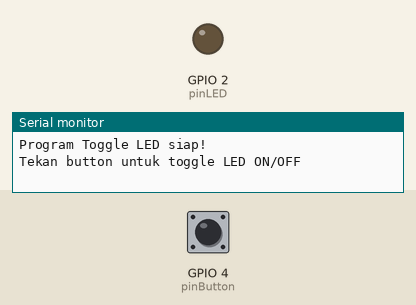
This sketch was run on a simulated ESP32. Shown: output pins drawn as LEDs (lit = HIGH), the last lines printed to the serial monitor. Inputs (shaded band) come from the test bench; at power-on: GPIO 4 (pinButton) HIGH.

Above: at 1.2 s.
1.3 s: GPIO 4 (pinButton) pulled LOW for 0.15 s
At 2.3 s:
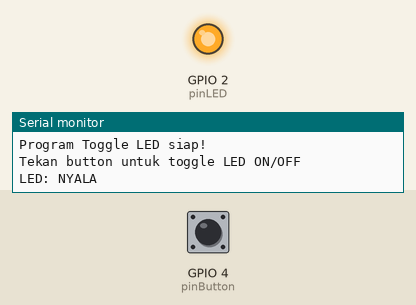
2.9 s: GPIO 4 (pinButton) pulled LOW for 1 s
At 3.7 s:
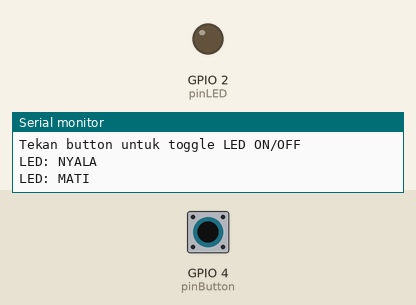
5.4 s: GPIO 4 (pinButton) pulled LOW for 3.2 s
At 6.7 s:
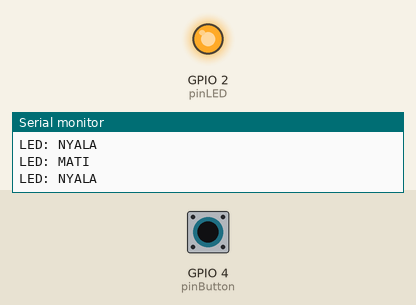
Timing chart, 0 to 8.4 s (numbered marks = the images above; inputs shaded):
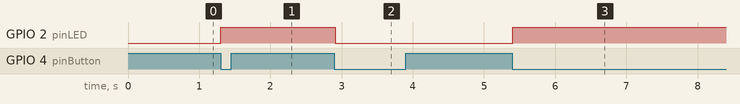

Measured:
- after the input at 1.3 s, GPIO 2 (pinLED): LOW → HIGH at once
- after the input at 2.9 s, GPIO 2 (pinLED): HIGH → LOW at once
- after the input at 5.4 s, GPIO 2 (pinLED): LOW → HIGH at once

The sketch:

kode-03-button-led-toggle.ino
```cpp
/*
  ===================================================================
  PRAKTIKUM 2B: BUTTON TOGGLE LED (ON/OFF)
  ===================================================================

  Deskripsi:
  Setiap kali tombol ditekan, LED akan berganti status (toggle).
  - Tekan 1x: LED nyala
  - Tekan lagi: LED mati
  - Tekan lagi: LED nyala
  - Dan seterusnya...

  Ini mirip saklar lampu rumah biasa (on/off).

  Komponen yang Dibutuhkan:
  - 1x ESP32 Development Board
  - 1x LED (warna bebas)
  - 1x Push Button
  - 1x Resistor 220 ohm (untuk LED)
  - Kabel jumper
  - 1x Breadboard

  Koneksi Rangkaian:
  ESP32 GPIO2 ---> LED (+) ---> Resistor 220Ω ---> ESP32 GND
  ESP32 GPIO4 ---> Push Button ---> ESP32 GND

  Dibuat untuk: Mata Kuliah Bangunan Cerdas
  Instruktur: Anton Prafanto
  ===================================================================
*/

// ===== DEKLARASI PIN =====
int pinLED = 2;
int pinButton = 4;

// ===== VARIABEL STATUS =====
// Variabel untuk menyimpan kondisi LED saat ini
bool statusLED = false;  // false = mati, true = nyala

// Variabel untuk deteksi perubahan button (edge detection)
bool buttonSebelumnya = false;  // Status button di loop sebelumnya

// ===== FUNGSI SETUP =====
void setup() {
  // Set pin mode
  pinMode(pinLED, OUTPUT);
  pinMode(pinButton, INPUT_PULLUP);

  // Pastikan LED mati di awal
  digitalWrite(pinLED, LOW);

  // (Opsional) Aktifkan Serial Monitor untuk debugging
  Serial.begin(115200);
  Serial.println("Program Toggle LED siap!");
  Serial.println("Tekan button untuk toggle LED ON/OFF");
}

// ===== FUNGSI LOOP =====
void loop() {

  // LANGKAH 1: Baca status button saat ini
  // INPUT_PULLUP: LOW = ditekan, HIGH = tidak ditekan
  bool buttonSekarang = (digitalRead(pinButton) == LOW);
  // Hasil: true jika ditekan, false jika tidak

  // LANGKAH 2: Deteksi PERUBAHAN dari tidak ditekan → ditekan
  // Ini disebut "edge detection" atau "rising edge"
  if (buttonSekarang == true && buttonSebelumnya == false) {
    // Button BARU SAJA ditekan (perubahan dari false ke true)

    // LANGKAH 3: Toggle (balik) status LED
    statusLED = !statusLED;
    // Operator ! = NOT (membalik boolean)
    // Jika statusLED = false → jadi true
    // Jika statusLED = true → jadi false

    // LANGKAH 4: Update LED sesuai status baru
    if (statusLED == true) {
      digitalWrite(pinLED, HIGH);  // Nyalakan LED
      Serial.println("LED: NYALA");
    } else {
      digitalWrite(pinLED, LOW);   // Matikan LED
      Serial.println("LED: MATI");
    }

    // LANGKAH 5: Debouncing
    // Tunggu sebentar untuk mencegah deteksi ganda
    delay(50);
  }

  // LANGKAH 6: Simpan status button untuk loop berikutnya
  buttonSebelumnya = buttonSekarang;

  // Delay kecil untuk stabilitas
  delay(10);
}

/*
  ===================================================================
  PENJELASAN KONSEP:
  ===================================================================

  1. VARIABEL BOOLEAN:
     - Tipe data yang hanya punya 2 nilai: true atau false
     - Cocok untuk status on/off, nyala/mati, aktif/non-aktif
     - Contoh: bool lampu = true; bool kipas = false;

  2. TOGGLE (Pembalikan Status):
     - Toggle = membalik nilai boolean
     - Menggunakan operator NOT (!)
     - statusLED = !statusLED;
       → false jadi true
       → true jadi false
     - Alternatif: statusLED = (statusLED == false) ? true : false;

  3. EDGE DETECTION (Deteksi Perubahan):
     - Tidak cukup hanya cek "button ditekan?"
     - Harus cek "button BARU ditekan?" (perubahan status)
     - Cara: bandingkan status sekarang vs sebelumnya
     - Pola: (sekarang == true) && (sebelumnya == false)
     - Ini mencegah toggle berkali-kali saat button ditahan

  4. DEBOUNCING:
     - Button mekanis mengalami "bouncing" (getaran)
     - Satu tekanan bisa terbaca sebagai beberapa tekanan
     - Solusi: delay kecil (50ms) setelah deteksi
     - Atau gunakan kapasitor untuk hardware debouncing

  5. PENYIMPANAN STATUS:
     - Berbeda dengan kode sebelumnya (kontrol langsung)
     - Di sini kita SIMPAN status LED dalam variabel
     - Status tetap ada meskipun button sudah dilepas
     - Ini disebut "stateful programming"

  ===================================================================
  DIAGRAM ALIR (FLOWCHART):
  ===================================================================

  START
    ↓
  Setup: statusLED = false, buttonSebelumnya = false
    ↓
  ┌─────────────────────────┐
  │      LOOP FOREVER       │
  └───────────┬─────────────┘
              ↓
  Baca buttonSekarang
              ↓
  buttonSekarang==true && buttonSebelumnya==false?
              │
         NO───┴───YES
         │         │
         │    Toggle statusLED (balik nilai)
         │         │
         │    Update LED sesuai statusLED
         │         │
         │    Delay 50ms (debouncing)
         │         │
         └─────────┘
              ↓
  buttonSebelumnya = buttonSekarang
              ↓
  Delay 10ms
              ↓
  (kembali ke loop)

  ===================================================================
  TABEL LOGIKA (Truth Table):
  ===================================================================

  buttonSekarang | buttonSebelumnya | Deteksi | Aksi
  ---------------|------------------|---------|------------------
  false          | false            | -       | Tidak ada
  false          | true             | -       | Tidak ada
  true           | false            | YA!     | Toggle LED
  true           | true             | -       | Tidak ada (ditahan)

  Hanya baris ke-3 yang akan trigger toggle!

  ===================================================================
  EKSPERIMEN YANG BISA DICOBA:
  ===================================================================

  1. Hitung jumlah tekanan button:
     int counter = 0;
     // Di dalam if edge detection:
     counter++;
     Serial.print("Ditekan: ");
     Serial.println(counter);

  2. Buat 3 mode dengan 1 button:
     int mode = 0;
     // Di dalam if edge detection:
     mode++;
     if (mode > 2) mode = 0;  // Reset ke 0 setelah 2

     if (mode == 0) {
       digitalWrite(pinLED, LOW);   // Mati
     } else if (mode == 1) {
       digitalWrite(pinLED, HIGH);  // Nyala terang
     } else if (mode == 2) {
       // Blink mode (perlu kode tambahan)
     }

  3. Long press detection (tekan lama vs pendek):
     unsigned long waktutombolDitekan = 0;

     // Saat button ditekan:
     if (buttonSekarang && !buttonSebelumnya) {
       waktutombolDitekan = millis();
     }

     // Saat button dilepas:
     if (!buttonSekarang && buttonSebelumnya) {
       unsigned long durasi = millis() - waktutombolDitekan;
       if (durasi > 2000) {
         Serial.println("Long press!");
       } else {
         Serial.println("Short press!");
       }
     }

  4. Kombinasi 2 button untuk 2 LED:
     // LED1: toggle dengan button1
     // LED2: toggle dengan button2
     // Bisa buat mode: red only, green only, both, none

  ===================================================================
  TROUBLESHOOTING:
  ===================================================================

  Masalah: LED toggle beberapa kali dalam 1 tekanan
  Solusi:
  - Bouncing! Tambah delay(50) setelah toggle
  - Atau tambah delay(100) untuk button yang lebih bouncy
  - Hardware solution: tambah kapasitor 0.1uF paralel button

  Masalah: LED tidak toggle saat ditekan
  Solusi:
  - Cek Serial Monitor untuk lihat nilai button
  - Pastikan edge detection bekerja dengan print:
    Serial.print("Sekarang: "); Serial.print(buttonSekarang);
    Serial.print(" Sebelumnya: "); Serial.println(buttonSebelumnya);
  - Cek variabel buttonSebelumnya sudah di-update

  Masalah: LED toggle saat tidak ada tekanan
  Solusi:
  - Koneksi button longgar
  - Interferensi elektromagnetik (jauhkan dari motor/relay)
  - Tambah kapasitor filter di button

  Masalah: Serial Monitor tidak muncul tulisan
  Solusi:
  - Pastikan Serial.begin(115200) ada di setup
  - Pilih baud rate 115200 di Serial Monitor
  - Tunggu 2 detik setelah upload baru buka Serial Monitor

  ===================================================================
  APLIKASI DALAM BANGUNAN CERDAS:
  ===================================================================

  Konsep toggle ini digunakan dalam:

  1. Saklar Lampu Digital:
     - 1 tombol untuk on/off
     - Status tersimpan meskipun listrik mati (dengan EEPROM)

  2. Mode Switching:
     - Mode hemat energi / mode normal
     - Mode manual / mode otomatis
     - Siang / malam

  3. Pengunci Pintu Digital:
     - Tekan untuk kunci
     - Tekan lagi untuk buka
     - Status kunci tersimpan

  4. Sistem Ventilasi:
     - ON: kipas nyala
     - OFF: kipas mati
     - Status tetap meskipun button dilepas

  5. Kontrol Scene Pencahayaan:
     - Tekan 1x: scene romantis
     - Tekan 2x: scene kerja
     - Tekan 3x: scene santai
     - Tekan 4x: mati

  ===================================================================
  PENGEMBANGAN LANJUTAN:
  ===================================================================

  Dari kode ini bisa dikembangkan menjadi:

  1. Multi-button Input:
     - Kombinasi button untuk berbagai fungsi
     - Contoh: button1+button2 = reset

  2. Long Press vs Short Press:
     - Tekan singkat: toggle
     - Tekan lama (>2 detik): mode khusus

  3. Double Click Detection:
     - Deteksi 2 tekanan dalam waktu singkat
     - Untuk fungsi khusus (seperti mouse double click)

  4. State Machine:
     - Banyak mode dengan transisi tertentu
     - Diagram state: idle → active → standby → idle

  5. Simpan Status ke EEPROM:
     - Status tetap ada meskipun mati listrik
     - Bermanfaat untuk sistem keamanan

  ===================================================================
*/
```
